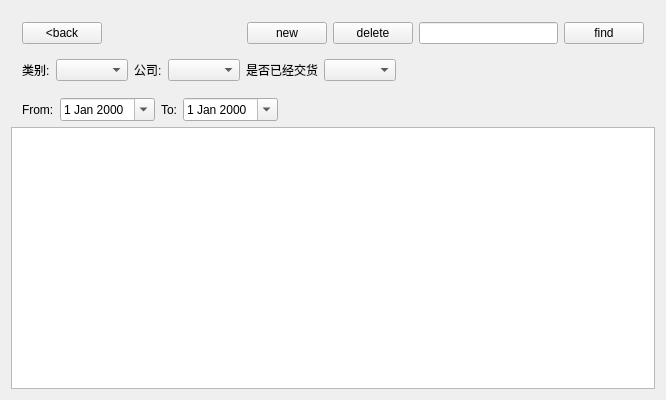
<?xml version="1.0" encoding="UTF-8"?>
<ui version="4.0">
 <class>UPCClass</class>
 <widget class="QMainWindow" name="UPCClass">
  <property name="geometry">
   <rect>
    <x>0</x>
    <y>0</y>
    <width>651</width>
    <height>400</height>
   </rect>
  </property>
  <property name="windowTitle">
   <string>UPC</string>
  </property>
  <widget class="QWidget" name="centralWidget">
   <layout class="QVBoxLayout" name="verticalLayout">
    <item>
     <widget class="QStackedWidget" name="stackedWidget">
      <property name="currentIndex">
       <number>4</number>
      </property>
      <widget class="QWidget" name="page">
       <layout class="QHBoxLayout" name="horizontalLayout_12">
        <item>
         <widget class="QWidget" name="widget" native="true">
          <layout class="QHBoxLayout" name="horizontalLayout">
           <property name="spacing">
            <number>20</number>
           </property>
           <item>
            <widget class="QPushButton" name="btnUPC">
             <property name="minimumSize">
              <size>
               <width>100</width>
               <height>60</height>
              </size>
             </property>
             <property name="text">
              <string>商品管理</string>
             </property>
            </widget>
           </item>
           <item>
            <widget class="QPushButton" name="btnPO">
             <property name="minimumSize">
              <size>
               <width>100</width>
               <height>60</height>
              </size>
             </property>
             <property name="text">
              <string>进货(P.O)</string>
             </property>
            </widget>
           </item>
           <item>
            <widget class="QPushButton" name="btnInventory">
             <property name="minimumSize">
              <size>
               <width>100</width>
               <height>60</height>
              </size>
             </property>
             <property name="text">
              <string>库存(Inventory)</string>
             </property>
            </widget>
           </item>
           <item>
            <widget class="QPushButton" name="btnOrders">
             <property name="minimumSize">
              <size>
               <width>100</width>
               <height>60</height>
              </size>
             </property>
             <property name="text">
              <string>订单(Orders)</string>
             </property>
            </widget>
           </item>
           <item>
            <widget class="QPushButton" name="btnSales">
             <property name="minimumSize">
              <size>
               <width>100</width>
               <height>60</height>
              </size>
             </property>
             <property name="text">
              <string>销量(Sales)</string>
             </property>
            </widget>
           </item>
          </layout>
         </widget>
        </item>
       </layout>
      </widget>
      <widget class="QWidget" name="page_6">
       <layout class="QVBoxLayout" name="verticalLayout_6">
        <property name="margin">
         <number>0</number>
        </property>
        <item>
         <widget class="QWidget" name="widget_10" native="true">
          <layout class="QHBoxLayout" name="horizontalLayout_10">
           <property name="bottomMargin">
            <number>0</number>
           </property>
           <item>
            <widget class="QPushButton" name="btnBack0">
             <property name="text">
              <string>&lt;back</string>
             </property>
            </widget>
           </item>
           <item>
            <spacer name="horizontalSpacer_8">
             <property name="orientation">
              <enum>Qt::Horizontal</enum>
             </property>
             <property name="sizeHint" stdset="0">
              <size>
               <width>40</width>
               <height>20</height>
              </size>
             </property>
            </spacer>
           </item>
           <item>
            <widget class="QPushButton" name="btnNewUPC">
             <property name="text">
              <string>new</string>
             </property>
            </widget>
           </item>
           <item>
            <widget class="QPushButton" name="btnDeleteUPC">
             <property name="text">
              <string>delete</string>
             </property>
            </widget>
           </item>
           <item>
            <widget class="QLineEdit" name="lineFindUPC"/>
           </item>
           <item>
            <widget class="QPushButton" name="btnFindUPC">
             <property name="text">
              <string>find</string>
             </property>
            </widget>
           </item>
          </layout>
         </widget>
        </item>
        <item>
         <widget class="QWidget" name="widget_11" native="true">
          <layout class="QHBoxLayout" name="horizontalLayout_11">
           <property name="topMargin">
            <number>9</number>
           </property>
           <item>
            <widget class="QLabel" name="label_16">
             <property name="text">
              <string>类别:</string>
             </property>
            </widget>
           </item>
           <item>
            <widget class="QComboBox" name="comboBoxUPC1"/>
           </item>
           <item>
            <widget class="QLabel" name="label_17">
             <property name="text">
              <string>公司:</string>
             </property>
            </widget>
           </item>
           <item>
            <widget class="QComboBox" name="comboBoxUPC2"/>
           </item>
           <item>
            <spacer name="horizontalSpacer_9">
             <property name="orientation">
              <enum>Qt::Horizontal</enum>
             </property>
             <property name="sizeHint" stdset="0">
              <size>
               <width>40</width>
               <height>20</height>
              </size>
             </property>
            </spacer>
           </item>
          </layout>
         </widget>
        </item>
        <item>
         <widget class="QTableWidget" name="tableWidgetUPC"/>
        </item>
       </layout>
      </widget>
      <widget class="QWidget" name="page_2">
       <layout class="QVBoxLayout" name="verticalLayout_2">
        <property name="margin">
         <number>0</number>
        </property>
        <item>
         <widget class="QWidget" name="widget_2" native="true">
          <layout class="QHBoxLayout" name="horizontalLayout_2">
           <property name="bottomMargin">
            <number>0</number>
           </property>
           <item>
            <widget class="QPushButton" name="btnBack1">
             <property name="text">
              <string>&lt;back</string>
             </property>
            </widget>
           </item>
           <item>
            <spacer name="horizontalSpacer">
             <property name="orientation">
              <enum>Qt::Horizontal</enum>
             </property>
             <property name="sizeHint" stdset="0">
              <size>
               <width>40</width>
               <height>20</height>
              </size>
             </property>
            </spacer>
           </item>
           <item>
            <widget class="QPushButton" name="btnNewPo">
             <property name="text">
              <string>new</string>
             </property>
            </widget>
           </item>
           <item>
            <widget class="QPushButton" name="btnDeletePo">
             <property name="text">
              <string>delete</string>
             </property>
            </widget>
           </item>
           <item>
            <widget class="QLineEdit" name="lineFindPo"/>
           </item>
           <item>
            <widget class="QPushButton" name="btnFindPo">
             <property name="text">
              <string>find</string>
             </property>
            </widget>
           </item>
          </layout>
         </widget>
        </item>
        <item>
         <widget class="QWidget" name="widget_3" native="true">
          <layout class="QHBoxLayout" name="horizontalLayout_3">
           <property name="topMargin">
            <number>9</number>
           </property>
           <item>
            <widget class="QLabel" name="label_4">
             <property name="text">
              <string>类别:</string>
             </property>
            </widget>
           </item>
           <item>
            <widget class="QComboBox" name="comboBoxPo1"/>
           </item>
           <item>
            <widget class="QLabel" name="label_5">
             <property name="text">
              <string>公司:</string>
             </property>
            </widget>
           </item>
           <item>
            <widget class="QComboBox" name="comboBoxPo2"/>
           </item>
           <item>
            <widget class="QLabel" name="label_6">
             <property name="text">
              <string>购买途径:</string>
             </property>
            </widget>
           </item>
           <item>
            <widget class="QComboBox" name="comboBoxPo3"/>
           </item>
           <item>
            <widget class="QLabel" name="label_7">
             <property name="text">
              <string>购买时间:</string>
             </property>
            </widget>
           </item>
           <item>
            <widget class="QComboBox" name="comboBoxPo4"/>
           </item>
           <item>
            <widget class="QLabel" name="label_8">
             <property name="text">
              <string>运输成本</string>
             </property>
            </widget>
           </item>
           <item>
            <widget class="QComboBox" name="comboBoxPo5"/>
           </item>
          </layout>
         </widget>
        </item>
        <item>
         <widget class="QTableWidget" name="tableWidgetPo"/>
        </item>
       </layout>
      </widget>
      <widget class="QWidget" name="page_3">
       <layout class="QVBoxLayout" name="verticalLayout_5">
        <property name="margin">
         <number>0</number>
        </property>
        <item>
         <widget class="QWidget" name="widget_5" native="true">
          <layout class="QHBoxLayout" name="horizontalLayout_5">
           <property name="bottomMargin">
            <number>0</number>
           </property>
           <item>
            <widget class="QPushButton" name="btnBack2">
             <property name="text">
              <string>&lt;back</string>
             </property>
            </widget>
           </item>
           <item>
            <spacer name="horizontalSpacer_2">
             <property name="orientation">
              <enum>Qt::Horizontal</enum>
             </property>
             <property name="sizeHint" stdset="0">
              <size>
               <width>40</width>
               <height>20</height>
              </size>
             </property>
            </spacer>
           </item>
           <item>
            <widget class="QPushButton" name="btnNewInvent">
             <property name="text">
              <string>new</string>
             </property>
            </widget>
           </item>
           <item>
            <widget class="QPushButton" name="btnDeleteInvent">
             <property name="text">
              <string>delete</string>
             </property>
            </widget>
           </item>
           <item>
            <widget class="QLineEdit" name="lineFindInvent"/>
           </item>
           <item>
            <widget class="QPushButton" name="btnFindInvent">
             <property name="text">
              <string>find</string>
             </property>
            </widget>
           </item>
          </layout>
         </widget>
        </item>
        <item>
         <widget class="QWidget" name="widget_4" native="true">
          <layout class="QHBoxLayout" name="horizontalLayout_4">
           <property name="topMargin">
            <number>9</number>
           </property>
           <item>
            <widget class="QLabel" name="label_9">
             <property name="text">
              <string>类别:</string>
             </property>
            </widget>
           </item>
           <item>
            <widget class="QComboBox" name="comboBoxInvent1"/>
           </item>
           <item>
            <widget class="QLabel" name="label_10">
             <property name="text">
              <string>公司:</string>
             </property>
            </widget>
           </item>
           <item>
            <widget class="QComboBox" name="comboBoxInvent2"/>
           </item>
           <item>
            <spacer name="horizontalSpacer_5">
             <property name="orientation">
              <enum>Qt::Horizontal</enum>
             </property>
             <property name="sizeHint" stdset="0">
              <size>
               <width>40</width>
               <height>20</height>
              </size>
             </property>
            </spacer>
           </item>
           <item>
            <widget class="QLabel" name="label">
             <property name="text">
              <string>Total Inventory less than</string>
             </property>
            </widget>
           </item>
           <item>
            <widget class="QLineEdit" name="lineInventLess"/>
           </item>
           <item>
            <widget class="QPushButton" name="btnFindInventLess">
             <property name="text">
              <string>find</string>
             </property>
            </widget>
           </item>
          </layout>
         </widget>
        </item>
        <item>
         <widget class="QTableWidget" name="tableWidgetInvent"/>
        </item>
       </layout>
      </widget>
      <widget class="QWidget" name="page_4">
       <layout class="QVBoxLayout" name="verticalLayout_4">
        <property name="margin">
         <number>0</number>
        </property>
        <item>
         <widget class="QWidget" name="widget_7" native="true">
          <layout class="QHBoxLayout" name="horizontalLayout_7">
           <property name="bottomMargin">
            <number>0</number>
           </property>
           <item>
            <widget class="QPushButton" name="btnBack3">
             <property name="text">
              <string>&lt;back</string>
             </property>
            </widget>
           </item>
           <item>
            <spacer name="horizontalSpacer_3">
             <property name="orientation">
              <enum>Qt::Horizontal</enum>
             </property>
             <property name="sizeHint" stdset="0">
              <size>
               <width>40</width>
               <height>20</height>
              </size>
             </property>
            </spacer>
           </item>
           <item>
            <widget class="QPushButton" name="btnNewOrder">
             <property name="text">
              <string>new</string>
             </property>
            </widget>
           </item>
           <item>
            <widget class="QPushButton" name="btnDelOrder">
             <property name="text">
              <string>delete</string>
             </property>
            </widget>
           </item>
           <item>
            <widget class="QLineEdit" name="lineFindOrder"/>
           </item>
           <item>
            <widget class="QPushButton" name="btnFindOrder">
             <property name="text">
              <string>find</string>
             </property>
            </widget>
           </item>
          </layout>
         </widget>
        </item>
        <item>
         <widget class="QWidget" name="widget_6" native="true">
          <layout class="QHBoxLayout" name="horizontalLayout_6">
           <property name="topMargin">
            <number>9</number>
           </property>
           <item>
            <widget class="QLabel" name="label_11">
             <property name="text">
              <string>类别:</string>
             </property>
            </widget>
           </item>
           <item>
            <widget class="QComboBox" name="comboBoxOrders1"/>
           </item>
           <item>
            <widget class="QLabel" name="label_12">
             <property name="text">
              <string>公司:</string>
             </property>
            </widget>
           </item>
           <item>
            <widget class="QComboBox" name="comboBoxOrders2"/>
           </item>
           <item>
            <widget class="QLabel" name="label_13">
             <property name="text">
              <string>是否已经交货</string>
             </property>
            </widget>
           </item>
           <item>
            <widget class="QComboBox" name="comboBoxOrders3"/>
           </item>
           <item>
            <spacer name="horizontalSpacer_6">
             <property name="orientation">
              <enum>Qt::Horizontal</enum>
             </property>
             <property name="sizeHint" stdset="0">
              <size>
               <width>40</width>
               <height>20</height>
              </size>
             </property>
            </spacer>
           </item>
          </layout>
         </widget>
        </item>
        <item>
         <widget class="QWidget" name="widget_13" native="true">
          <layout class="QHBoxLayout" name="horizontalLayout_14">
           <property name="topMargin">
            <number>0</number>
           </property>
           <property name="bottomMargin">
            <number>0</number>
           </property>
           <item>
            <widget class="QLabel" name="label_19">
             <property name="text">
              <string>From:</string>
             </property>
            </widget>
           </item>
           <item>
            <widget class="QDateEdit" name="dateEditOrderFrom">
             <property name="calendarPopup">
              <bool>true</bool>
             </property>
            </widget>
           </item>
           <item>
            <widget class="QLabel" name="label_18">
             <property name="text">
              <string>To:</string>
             </property>
            </widget>
           </item>
           <item>
            <widget class="QDateEdit" name="dateEditOrderTo">
             <property name="calendarPopup">
              <bool>true</bool>
             </property>
            </widget>
           </item>
           <item>
            <spacer name="horizontalSpacer_11">
             <property name="orientation">
              <enum>Qt::Horizontal</enum>
             </property>
             <property name="sizeHint" stdset="0">
              <size>
               <width>40</width>
               <height>20</height>
              </size>
             </property>
            </spacer>
           </item>
          </layout>
         </widget>
        </item>
        <item>
         <widget class="QTableWidget" name="tableWidgetOrder"/>
        </item>
       </layout>
      </widget>
      <widget class="QWidget" name="page_5">
       <layout class="QVBoxLayout" name="verticalLayout_3">
        <property name="spacing">
         <number>6</number>
        </property>
        <property name="margin">
         <number>0</number>
        </property>
        <item>
         <widget class="QWidget" name="widget_9" native="true">
          <layout class="QHBoxLayout" name="horizontalLayout_9">
           <property name="bottomMargin">
            <number>0</number>
           </property>
           <item>
            <widget class="QPushButton" name="btnBack4">
             <property name="text">
              <string>&lt;back</string>
             </property>
            </widget>
           </item>
           <item>
            <spacer name="horizontalSpacer_4">
             <property name="orientation">
              <enum>Qt::Horizontal</enum>
             </property>
             <property name="sizeHint" stdset="0">
              <size>
               <width>40</width>
               <height>20</height>
              </size>
             </property>
            </spacer>
           </item>
           <item>
            <widget class="QPushButton" name="btnNewSales">
             <property name="text">
              <string>new</string>
             </property>
            </widget>
           </item>
           <item>
            <widget class="QPushButton" name="btnDelSales">
             <property name="text">
              <string>delete</string>
             </property>
            </widget>
           </item>
           <item>
            <widget class="QLineEdit" name="lineFindSales"/>
           </item>
           <item>
            <widget class="QPushButton" name="btnFindSales">
             <property name="text">
              <string>find</string>
             </property>
            </widget>
           </item>
          </layout>
         </widget>
        </item>
        <item>
         <widget class="QWidget" name="widget_8" native="true">
          <layout class="QHBoxLayout" name="horizontalLayout_8">
           <property name="topMargin">
            <number>9</number>
           </property>
           <item>
            <widget class="QLabel" name="label_14">
             <property name="text">
              <string>类别:</string>
             </property>
            </widget>
           </item>
           <item>
            <widget class="QComboBox" name="comboBoxSales1"/>
           </item>
           <item>
            <widget class="QLabel" name="label_15">
             <property name="text">
              <string>公司:</string>
             </property>
            </widget>
           </item>
           <item>
            <widget class="QComboBox" name="comboBoxSales2"/>
           </item>
           <item>
            <spacer name="horizontalSpacer_7">
             <property name="orientation">
              <enum>Qt::Horizontal</enum>
             </property>
             <property name="sizeHint" stdset="0">
              <size>
               <width>40</width>
               <height>20</height>
              </size>
             </property>
            </spacer>
           </item>
          </layout>
         </widget>
        </item>
        <item>
         <widget class="QTableWidget" name="tableWidgetSales"/>
        </item>
        <item>
         <widget class="QWidget" name="widget_12" native="true">
          <layout class="QHBoxLayout" name="horizontalLayout_13">
           <item>
            <spacer name="horizontalSpacer_10">
             <property name="orientation">
              <enum>Qt::Horizontal</enum>
             </property>
             <property name="sizeHint" stdset="0">
              <size>
               <width>40</width>
               <height>20</height>
              </size>
             </property>
            </spacer>
           </item>
           <item>
            <widget class="QLabel" name="label_total">
             <property name="text">
              <string>total: </string>
             </property>
             <property name="alignment">
              <set>Qt::AlignRight|Qt::AlignTrailing|Qt::AlignVCenter</set>
             </property>
            </widget>
           </item>
           <item>
            <widget class="QLineEdit" name="lineTotalProfit">
             <property name="maximumSize">
              <size>
               <width>100</width>
               <height>16777215</height>
              </size>
             </property>
             <property name="readOnly">
              <bool>true</bool>
             </property>
            </widget>
           </item>
          </layout>
         </widget>
        </item>
       </layout>
      </widget>
     </widget>
    </item>
   </layout>
  </widget>
 </widget>
 <layoutdefault spacing="6" margin="11"/>
 <resources>
  <include location="upc.qrc"/>
 </resources>
 <connections/>
</ui>
